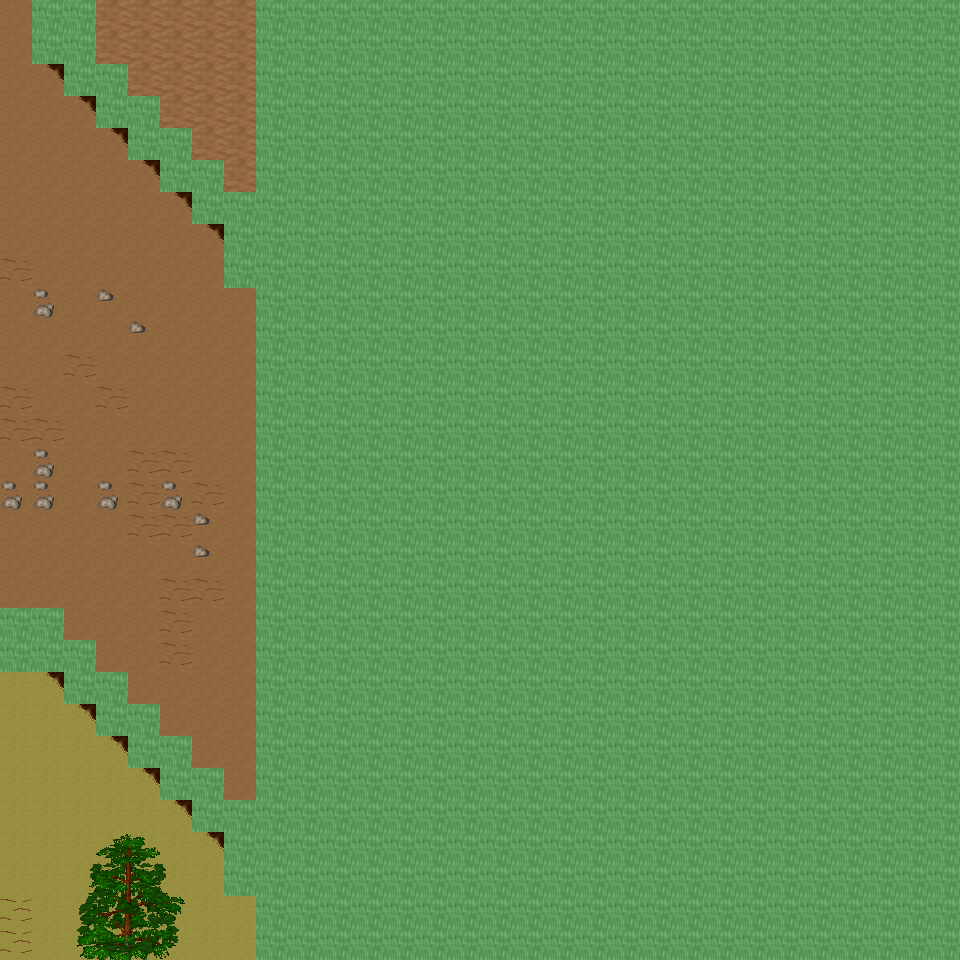

The image is a tile-based game level rendered from a .tmx file. Its description and source (layers, tilesets, objects; grid data summarised) follow:
An orthogonal 30x30 tile map with 32x32 px tiles, 6 tile layers (Ground, Object, Object2, Above, ...), 17 tilesets and 5 objects (5x mapchange).

<map version="1.0" orientation="orthogonal" renderorder="right-down" width="30" height="30" tilewidth="32" tileheight="32" nextobjectid="6">
  <tileset firstgid="1" name="tileset_ground_ground" tilewidth="32" tileheight="32" tilecount="33" columns="3">
    <image source="../drawable/tileset_ground_ground.png" width="96" height="352" />
  </tileset>
  <tileset firstgid="34" name="tileset_ground_rock_pebbles" tilewidth="32" tileheight="32" tilecount="3" columns="1">
    <image source="../drawable/tileset_ground_rock_pebbles.png" width="32" height="96" />
  </tileset>
  <tileset firstgid="37" name="tileset_ground_grass_edges" tilewidth="32" tileheight="32" tilecount="36" columns="12">
    <image source="../drawable/tileset_ground_grass_edges.png" width="384" height="96" />
  </tileset>
  <tileset firstgid="73" name="tileset_plant_flower_daisy_white" tilewidth="32" tileheight="32" tilecount="8" columns="2">
    <image source="../drawable/tileset_plant_flower_daisy_white.png" width="64" height="128" />
  </tileset>
  <tileset firstgid="81" name="tileset_ground_ridge_earth_dark" tilewidth="32" tileheight="32" tilecount="96" columns="12">
    <image source="../drawable/tileset_ground_ridge_earth_dark.png" width="384" height="256" />
  </tileset>
  <tileset firstgid="177" name="tileset_plant_grasses" tilewidth="32" tileheight="32" tilecount="6" columns="3">
    <image source="../drawable/tileset_plant_grasses.png" width="96" height="64" />
  </tileset>
  <tileset firstgid="183" name="tileset_ground_earth_edges" tilewidth="32" tileheight="32" tilecount="18" columns="6">
    <image source="../drawable/tileset_ground_earth_edges.png" width="192" height="96" />
  </tileset>
  <tileset firstgid="201" name="tileset_ground_pothole" tilewidth="32" tileheight="32" tilecount="4" columns="4">
    <image source="../drawable/tileset_ground_pothole.png" width="128" height="32" />
  </tileset>
  <tileset firstgid="205" name="tileset_item_statue_green_stone_3" tilewidth="32" tileheight="32" tilecount="3" columns="1">
    <image source="../drawable/tileset_item_statue_green_stone_3.png" width="32" height="96" />
  </tileset>
  <tileset firstgid="208" name="tileset_ground_rock_rocks_2" tilewidth="32" tileheight="32" tilecount="4" columns="2">
    <image source="../drawable/tileset_ground_rock_rocks_2.png" width="64" height="64" />
  </tileset>
  <tileset firstgid="212" name="tileset_logic_collision" tilewidth="32" tileheight="32" tilecount="1" columns="1">
    <image source="../drawable/tileset_logic_collision.png" width="32" height="32" />
  </tileset>
  <tileset firstgid="213" name="tileset_plant_tree_taller_trees" tilewidth="32" tileheight="32" tilecount="32" columns="8">
    <image source="../drawable/tileset_plant_tree_taller_trees.png" width="256" height="128" />
  </tileset>
  <tileset firstgid="245" name="tileset_plant_tree_spruce" tilewidth="32" tileheight="32" tilecount="6" columns="2">
    <image source="../drawable/tileset_plant_tree_spruce.png" width="64" height="96" />
  </tileset>
  <tileset firstgid="251" name="tileset_plant_bush_bush_mult_colored" tilewidth="32" tileheight="32" tilecount="6" columns="3">
    <image source="../drawable/tileset_plant_bush_bush_mult_colored.png" width="96" height="64" />
  </tileset>
  <tileset firstgid="257" name="tileset_plant_tree_pine_tree" tilewidth="32" tileheight="32" tilecount="20" columns="4">
    <image source="../drawable/tileset_plant_tree_pine_tree.png" width="128" height="160" />
  </tileset>
  <tileset firstgid="277" name="tileset_plant_tree_pine_tree_1" tilewidth="32" tileheight="32" tilecount="20" columns="4">
    <image source="../drawable/tileset_plant_tree_pine_tree_1.png" width="128" height="160" />
  </tileset>
  <tileset firstgid="297" name="tileset_building_wizards_tower" tilewidth="32" tileheight="32" tilecount="252" columns="9">
    <image source="../drawable/tileset_building_wizards_tower.png" width="288" height="896" />
  </tileset>
  <layer name="Ground" width="30" height="30">
    <data>[900 cells, 900 non-empty, 3 distinct tile ids]</data>
  </layer>
  <layer name="Object" width="30" height="30">
    <data>[900 cells, 173 non-empty, 18 distinct tile ids]</data>
  </layer>
  <layer name="Object2" width="30" height="30">
    <data>[900 cells, 1 non-empty, 1 distinct tile ids]</data>
  </layer>
  <layer name="Above" width="30" height="30">
    <data>[900 cells, 14 non-empty, 14 distinct tile ids]</data>
  </layer>
  <layer name="Above2" width="30" height="30">
    <data>[900 cells, 0 non-empty, 0 distinct tile ids]</data>
  </layer>
  <layer name="Walkable" width="30" height="30">
    <data>[900 cells, 693 non-empty, 1 distinct tile ids]</data>
  </layer>
  <objectgroup name="MapEvents">
    <object id="1" name="north" type="mapchange" x="0" y="0" width="32" height="32">
      <properties>
        <property name="map" value="0_ados_mountain_n2_w2_x3_y2" />
        <property name="place" value="south" />
      </properties>
    </object>
    <object id="2" name="north2" type="mapchange" x="96" y="0" width="160" height="32">
      <properties>
        <property name="map" value="0_ados_mountain_n2_w2_x3_y2" />
        <property name="place" value="south2" />
      </properties>
    </object>
    <object id="3" name="south" type="mapchange" x="0" y="928" width="256" height="32">
      <properties>
        <property name="map" value="0_ados_mountain_n2_w2_x3_y4" />
        <property name="place" value="north" />
      </properties>
    </object>
    <object id="4" name="west" type="mapchange" x="0" y="0" width="32" height="608">
      <properties>
        <property name="map" value="0_ados_mountain_n2_w2_x2_y3" />
        <property name="place" value="east" />
      </properties>
    </object>
    <object id="5" name="west2" type="mapchange" x="0" y="672" width="32" height="288">
      <properties>
        <property name="map" value="0_ados_mountain_n2_w2_x2_y3" />
        <property name="place" value="east2" />
      </properties>
    </object>
  </objectgroup>
</map>
